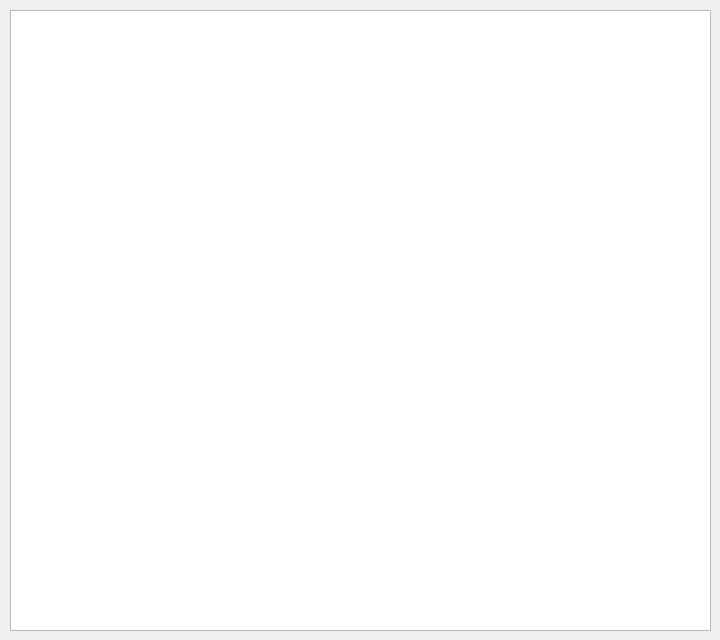
<?xml version="1.0" encoding="UTF-8"?>
<ui version="4.0">
 <class>stairs</class>
 <widget class="QDialog" name="stairs">
  <property name="geometry">
   <rect>
    <x>0</x>
    <y>0</y>
    <width>720</width>
    <height>640</height>
   </rect>
  </property>
  <property name="font">
   <font>
    <pointsize>14</pointsize>
   </font>
  </property>
  <property name="windowTitle">
   <string>Dialog</string>
  </property>
  <widget class="QTableWidget" name="tableWidget">
   <property name="geometry">
    <rect>
     <x>10</x>
     <y>10</y>
     <width>701</width>
     <height>621</height>
    </rect>
   </property>
  </widget>
 </widget>
 <resources/>
 <connections/>
</ui>
